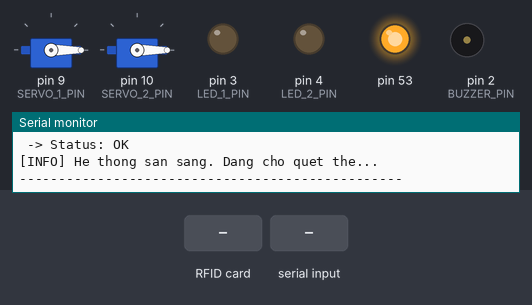
Recording of a sketch running on a simulated Arduino Mega 2560, built with avr-gcc and run on an emulated ATmega2560. Shown: 2 × servo, output pins drawn as LEDs (lit = HIGH), buzzer (waves = sounding), the last lines printed to the serial monitor. Inputs (shaded band) come from the test bench.

Above: at 1.4 s.
1.5 s: RFID card 5E 7A 19 C4 held to the reader
3.0 s: "ALLOW\n" received over Serial
At 3.1 s:
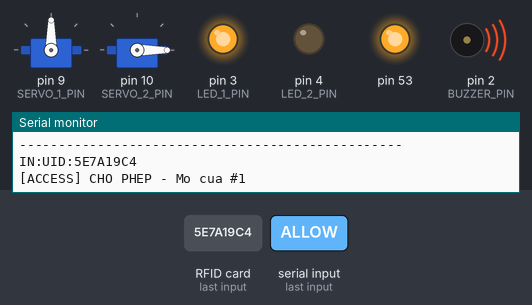
At 3.7 s:
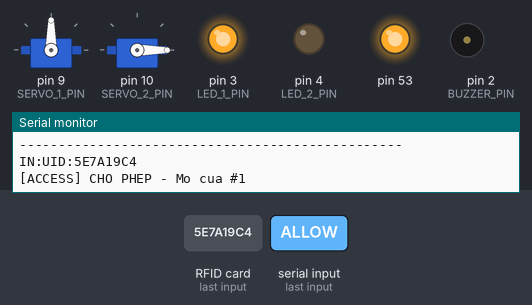
Timing chart, 0 to 7.5 s (numbered marks = the images above; inputs shaded):
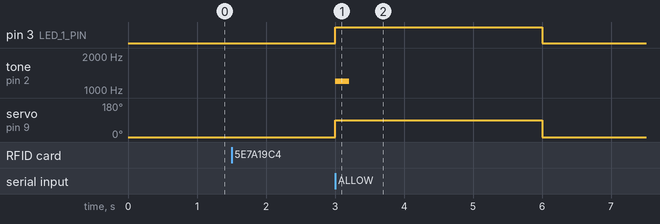

The sketch:

code.ino
```cpp
/**
 * =================================================================
 * HỆ THỐNG KIỂM SOÁT RA VÀO SỬ DỤNG 2 ĐẦU ĐỌC RFID & 2 SERVO
 * =================================================================
 * Tác giả: Dựa trên code của người dùng
 * Ngày: 23/06/2025
 * * Chức năng:
 * - Sử dụng 2 đầu đọc RFID MFRC522 (một cho lối vào, một cho lối ra).
 * - Sử dụng 2 servo SG90 để điều khiển cửa/rào chắn.
 * - Giao tiếp với một ứng dụng Python qua cổng Serial để xác thực thẻ.
 * - Arduino gửi thông tin thẻ đến Python theo định dạng: "[IN/OUT]:UID:[Mã Thẻ]".
 * - Python phản hồi bằng "ALLOW" (cho phép) hoặc "DENY" (từ chối).
 * - Arduino điều khiển servo, đèn LED và còi buzzer dựa trên phản hồi từ Python.
 * * Sơ đồ kết nối (Arduino Mega):
 * -----------------------------------------------------------------
 * | MFRC522 #1 & #2 | Servo #1 | Servo #2 | LED #1 | LED #2 | Buzzer
 * -----------------------------------------------------------------
 * VCC (5V)    | 3.3V (Quan trọng!) | 5V       | 5V       | -      | -      | -
 * GND         | GND               | GND      | GND      | GND    | GND    | GND
 * -----------------------------------------------------------------
 * RST         | Pin 8             | -        | -        | -      | -      | -
 * SDA (SS)    | Pin 7 (#1), Pin 6 (#2) | -    | -        | -      | -      | -
 * MOSI        | Pin 51 (MOSI)     | -        | -        | -      | -      | -
 * MISO        | Pin 50 (MISO)     | -        | -        | -      | -      | -
 * SCK         | Pin 52 (SCK)      | -        | -        | -      | -      | -
 * Signal      | -                 | Pin 9    | Pin 10   | -      | -      | -
 * Anode (+)   | -                 | -        | -        | Pin 3  | Pin 4  | Pin 2
 * -----------------------------------------------------------------
 * LƯU Ý: MFRC522 hoạt động ở mức logic 3.3V. Hãy cấp nguồn 3.3V cho nó,
 * KHÔNG sử dụng nguồn 5V để tránh làm hỏng module.
 */

#include <SPI.h>
#include <MFRC522.h>
#include <Servo.h>

// --- CẤU HÌNH HỆ THỐNG ---

// Chân điều khiển chung
#define RST_PIN             8       // Chân Reset cho cả 2 module MFRC522
#define BUZZER_PIN          2       // Chân điều khiển còi buzzer

// Cấu hình Reader 1 (Lối vào - IN)
#define SS_1_PIN            7       // Chân SS (SDA) cho Reader 1
#define SERVO_1_PIN         9       // Chân tín hiệu Servo 1
#define LED_1_PIN           3       // Chân đèn LED báo hiệu cho Reader 1

// Cấu hình Reader 2 (Lối ra - OUT)
#define SS_2_PIN            6       // Chân SS (SDA) cho Reader 2
#define SERVO_2_PIN         10      // Chân tín hiệu Servo 2
#define LED_2_PIN           4       // Chân đèn LED báo hiệu cho Reader 2

// Cài đặt hoạt động
#define NR_OF_READERS       2       // Tổng số đầu đọc
#define SERVO_OPEN_ANGLE    90      // Góc servo khi mở cửa
#define SERVO_CLOSE_ANGLE   0       // Góc servo khi đóng cửa
#define DOOR_OPEN_TIME      3000    // Thời gian cửa mở (3 giây)
#define RESPONSE_TIMEOUT    5000    // Thời gian chờ phản hồi từ Python (5 giây)

// Mảng để quản lý các thiết bị
byte ssPins[] = {SS_1_PIN, SS_2_PIN};
int servoPins[] = {SERVO_1_PIN, SERVO_2_PIN};
int ledPins[] = {LED_1_PIN, LED_2_PIN};

// Khởi tạo đối tượng
MFRC522 mfrc522[NR_OF_READERS];
Servo servos[NR_OF_READERS];

// Biến trạng thái
bool isWaitingForResponse = false;    // Cờ báo đang chờ phản hồi từ Python
unsigned long responseTimer = 0;      // Biến đếm thời gian chờ
int currentReaderIndex = -1;          // Lưu chỉ số của đầu đọc vừa quét thẻ

void setup() {
  Serial.begin(9600);
  while (!Serial); // Chờ cổng Serial sẵn sàng (chỉ cần cho một số board)

  SPI.begin(); // Khởi tạo bus SPI

  Serial.println(F("\n[INFO] Khoi dong he thong kiem soat ra vao..."));

  // Khởi tạo các đầu đọc RFID
  for (uint8_t i = 0; i < NR_OF_READERS; i++) {
    mfrc522[i].PCD_Init(ssPins[i], RST_PIN);
    Serial.print(F("[INFO] Dau doc #"));
    Serial.print(i + 1);

    // =======================================================
    // PHẦN ĐƯỢC SỬA LỖI NẰM Ở ĐÂY
    // =======================================================
    // In thông tin firmware của chip ra Serial Monitor để debug
    mfrc522[i].PCD_DumpVersionToSerial();

    // Thực hiện tự kiểm tra (self-test) để chắc chắn module hoạt động
    if (mfrc522[i].PCD_PerformSelfTest()) {
      Serial.println(F(" -> Status: OK"));
    } else {
      Serial.println(F(" -> Status: LOI! Vui long kiem tra lai ket noi."));
    }
    // =======================================================
  }

  // Khởi tạo các servo và LED
  for (uint8_t i = 0; i < NR_OF_READERS; i++) {
    servos[i].attach(servoPins[i]);
    servos[i].write(SERVO_CLOSE_ANGLE); // Đảm bảo cửa đóng khi khởi động

    pinMode(ledPins[i], OUTPUT);
    digitalWrite(ledPins[i], LOW); // Tắt LED
  }

  // Khởi tạo còi buzzer
  pinMode(BUZZER_PIN, OUTPUT);

  Serial.println(F("[INFO] He thong san sang. Dang cho quet the..."));
  Serial.println(F("-------------------------------------------------"));
}

void loop() {
  // 1. Kiểm tra phản hồi từ Python nếu có
  handlePythonResponse();

  // 2. Kiểm tra timeout nếu đang chờ phản hồi
  checkResponseTimeout();

  // 3. Nếu không đang chờ, quét thẻ từ các đầu đọc
  if (!isWaitingForResponse) {
    scanForCards();
  }
}

/**
 * @brief Quét thẻ từ lần lượt các đầu đọc.
 */
void scanForCards() {
  for (uint8_t i = 0; i < NR_OF_READERS; i++) {
    // Tìm thẻ mới và đọc UID
    if (mfrc522[i].PICC_IsNewCardPresent() && mfrc522[i].PICC_ReadCardSerial()) {

      // Chuyển UID sang dạng chuỗi String
      String uidString = getUIDString(mfrc522[i].uid.uidByte, mfrc522[i].uid.size);

      // Xác định hướng đi (VÀO/RA)
      String direction = (i == 0) ? "IN" : "OUT";

      // Gửi dữ liệu đến Python
      Serial.print(direction);
      Serial.print(":UID:");
      Serial.println(uidString);

      // Đặt trạng thái chờ phản hồi
      isWaitingForResponse = true;
      responseTimer = millis();
      currentReaderIndex = i;

      // Dừng đọc thẻ hiện tại
      mfrc522[i].PICC_HaltA();
      mfrc522[i].PCD_StopCrypto1();

      return; // Thoát vòng lặp để chờ phản hồi, tránh quét liên tục
    }
  }
}

/**
 * @brief Lắng nghe và xử lý phản hồi từ Python qua cổng Serial.
 */
void handlePythonResponse() {
  if (Serial.available() > 0) {
    String response = Serial.readStringUntil('\n');
    response.trim();

    // Chỉ xử lý nếu đang thực sự chờ phản hồi
    if (isWaitingForResponse && currentReaderIndex != -1) {
      if (response == "ALLOW") {
        grantAccess(currentReaderIndex);
      } else { // DENY hoặc phản hồi không hợp lệ
        denyAccess(currentReaderIndex);
      }

      // Reset trạng thái chờ
      isWaitingForResponse = false;
      currentReaderIndex = -1;
    }
  }
}

/**
 * @brief Kiểm tra nếu thời gian chờ phản hồi vượt quá giới hạn.
 */
void checkResponseTimeout() {
  if (isWaitingForResponse && (millis() - responseTimer > RESPONSE_TIMEOUT)) {
    Serial.println(F("[ERROR] Timeout! Khong nhan duoc phan hoi tu Python."));
    denyAccess(currentReaderIndex); // Từ chối truy cập nếu timeout

    // Reset trạng thái chờ
    isWaitingForResponse = false;
    currentReaderIndex = -1;
  }
}

/**
 * @brief Thực thi khi truy cập được cho phép.
 * @param readerIndex Chỉ số của đầu đọc (0 hoặc 1).
 */
void grantAccess(uint8_t readerIndex) {
  Serial.print(F("[ACCESS] CHO PHEP - Mo cua #"));
  Serial.println(readerIndex + 1);

  // Bật LED xanh và kêu bíp thành công
  digitalWrite(ledPins[readerIndex], HIGH);
  beep(true);

  // Mở cửa
  servos[readerIndex].write(SERVO_OPEN_ANGLE);

  // Giữ cửa mở
  delay(DOOR_OPEN_TIME);

  // Đóng cửa và tắt LED
  servos[readerIndex].write(SERVO_CLOSE_ANGLE);
  digitalWrite(ledPins[readerIndex], LOW);

  Serial.print(F("[INFO] Da dong cua #"));
  Serial.println(readerIndex + 1);
  Serial.println(F("-------------------------------------------------"));
}

/**
 * @brief Thực thi khi truy cập bị từ chối.
 * @param readerIndex Chỉ số của đầu đọc (0 hoặc 1).
 */
void denyAccess(uint8_t readerIndex) {
  Serial.print(F("[ACCESS] TU CHOI - Cua #"));
  Serial.println(readerIndex + 1);

  // Nháy LED đỏ 3 lần và kêu bíp thất bại
  for (int i = 0; i < 3; i++) {
    digitalWrite(ledPins[readerIndex], HIGH);
    delay(150);
    digitalWrite(ledPins[readerIndex], LOW);
    delay(150);
  }
  beep(false);
  Serial.println(F("-------------------------------------------------"));
}


// --- CÁC HÀM TIỆN ÍCH ---

/**
 * @brief Chuyển UID từ dạng byte array sang String để dễ xử lý.
 * @param buffer Mảng byte chứa UID.
 * @param bufferSize Kích thước của mảng byte.
 * @return Chuỗi String chứa UID đã được định dạng.
 */
String getUIDString(byte *buffer, byte bufferSize) {
  String uid = "";
  for (byte i = 0; i < bufferSize; i++) {
    if (buffer[i] < 0x10) {
      uid += "0"; // Thêm số 0 ở đầu cho các byte < 16
    }
    uid += String(buffer[i], HEX);
  }
  uid.toUpperCase();
  return uid;
}

/**
 * @brief Phát ra âm thanh từ còi buzzer.
 * @param isSuccess True nếu là âm thanh thành công, False nếu là thất bại.
 */
void beep(bool isSuccess) {
  if (isSuccess) {
    tone(BUZZER_PIN, 1200, 200); // Tiếng bíp cao, ngắn
  } else {
    tone(BUZZER_PIN, 300, 500); // Tiếng bíp trầm, dài
  }
}
```

Measured:
- after the input at 3.0 s, servo on pin 9 (SERVO_1_PIN): 0° → 90° at once, → 0° 3.0 s later
